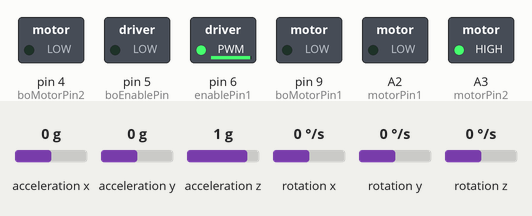
Simulated run of this sketch. Board: Arduino Nano, built with avr-gcc and run on an emulated ATmega328P. Shown: switched loads named in the sketch (green lamp = pin HIGH). The inputs (shaded band) are chosen by the test bench; at power-on: acceleration y 0 g, acceleration z 1 g, acceleration x 0 g, rotation x 0 °/s, rotation y 0 °/s, rotation z 0 °/s.

Above: at 2.2 s.
2.3 s: acceleration y set to 0.5 g
5.3 s: acceleration y set to 0.8 g
At 6.3 s:
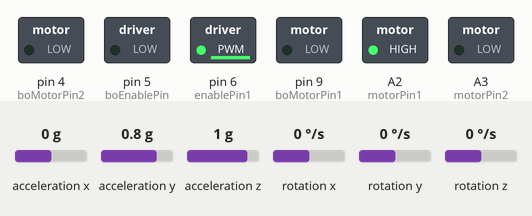
7.2 s: acceleration z set to 0.7 g
At 8.9 s:
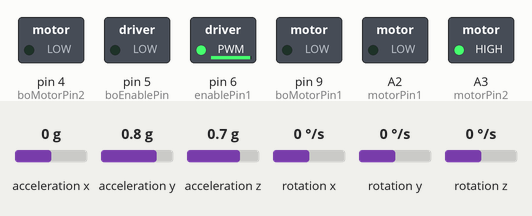
10.2 s: acceleration z set to 0.4 g
At 11.4 s:
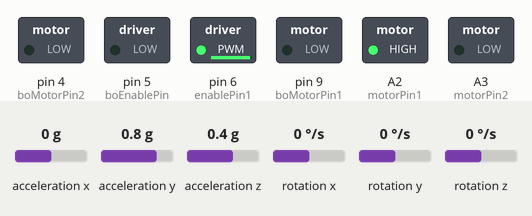
11.7 s: acceleration x set to -0.3 g
13.8 s: acceleration x set to -0.6 g
Timing chart, 0 to 17.1 s (numbered marks = the images above; inputs shaded):
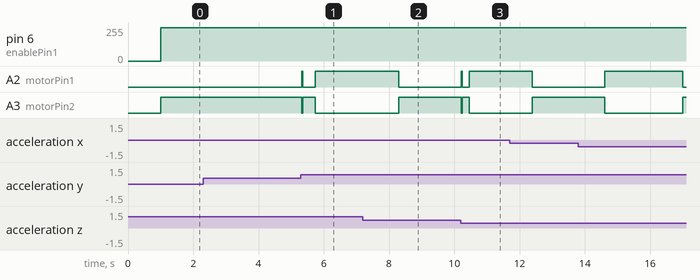

Measured:
- the behaviour switches between 0.6 and 0.7 g on acceleration y (found by bisection; images 0 and 1)
- the behaviour switches between 0.6 and 0.5 g on acceleration z (found by bisection; images 2 and 3)
- after the input at 2.3 s, every drawn part: stays the same
- after the input at 5.3 s, A2 (motorPin1): LOW → HIGH after 0.03 s instead of 0.87 s; A3 (motorPin2): HIGH → LOW after 0.03 s instead of 0.87 s
- after the input at 7.2 s, A2 (motorPin1): HIGH → LOW after 1.1 s instead of 1.5 s; A3 (motorPin2): LOW → HIGH after 1.1 s instead of 1.5 s
- after the input at 10.2 s, A2 (motorPin1): LOW → HIGH after 0.02 s instead of 0.47 s; A3 (motorPin2): HIGH → LOW after 0.02 s instead of 0.47 s

The sketch:

Self_Balancing_Bike_Omniwheel.ino
```cpp
/*
Project: Self-Balancing Bike using Omni-Wheel
Author: Varun Bhatlawande
Date: April 2025

Description:
PID-controlled self-balancing robotic system using
MPU6050 IMU feedback and Arduino Nano.

Hardware:
- Arduino Nano
- MPU6050 IMU
- Motor Driver
- DC Motors
- Omniwheel
*/

#include <SPI.h>
//#include <RF24.h>
#include <Wire.h>
#include <MPU6050_light.h>

//RF24 radio(10, 8);

//const byte add_1 = 5;
//char msg_1;

MPU6050 mpu(Wire);

unsigned long timer = 0;
unsigned long prevTime = 0;

#define motorPin1 A2
#define enablePin1 6
#define motorPin2 A3

#define boMotorPin1 9   // Replace with your actual BO motor control pin
#define boEnablePin 5   // Replace with your actual BO motor enable pin
#define boMotorPin2 4    // Replace with your actual BO motor control pin

///////////////////////////////////////////////////////////// PID TUNING ///////////////////////////////////////////////////////////////////
// PID parameters
double Kp = 50 ;    // Proportional gain max=300 min=50 good=100,150 ------------>50
double Ki = 100;      // Integral gain  //0--------max200       correct - 100--------------->100
double Kd = 5;    // Derivative gain  max=10    correct - 5 -------------->5

// PID parameters for yaw
double Kp_yaw = 15 ;  // Proportional gain for yaw max=60 min=  5 -------------->15
double Ki_yaw = 5;  // Integral gain for yaw----------max100 -------------->5
double Kd_yaw = 5; // Derivative gain for yaw // max=50 ------------------->5
///////////////////////////////////////////////////////// VARIABLE INITIALIZATION /////////////////////////////////////////////////////////////////////////
double targetroll = 0;
double targetYaw = 0;

double previousError = 0;
double previousYawError = 0;
double integral = 0;
double integralYaw = 0;

// Motor control variables
int motorSpeed = 0;

void setup() {
  Serial.begin(9600);
  Wire.begin(); // Initialize the Wire library
  mpu.begin();  // Initialize the MPU6050
//  radio.begin();

  mpu.calcOffsets(); // gyro and accelerometer calibration

  // Initialize motor control pins for the main motor
  pinMode(motorPin1, OUTPUT);
  pinMode(motorPin2, OUTPUT);
  pinMode(enablePin1, OUTPUT);

  // Initialize motor control pins for the BO motor (if used)
  pinMode(boMotorPin1, OUTPUT);
  pinMode(boMotorPin2, OUTPUT);
  pinMode(boEnablePin, OUTPUT);
  digitalWrite(boMotorPin1, LOW);
  digitalWrite(boMotorPin2, LOW);

//  radio.openReadingPipe(1, add_1);
//// Set data rate to RF24_250KBPS, RF24_1MBPS, or RF24_2MBPS
//  radio.setDataRate(RF24_2MBPS); // Adjust the data rate as needed
//  radio.setPALevel(RF24_PA_MIN);
//  radio.startListening();
}

void executeCommand(char command) {
  switch (command) {
    // 1 Forward command
    case 'F':

      digitalWrite(boMotorPin1, HIGH);
      digitalWrite(boMotorPin2, LOW);

//      Serial.println(msg_1);
      break;
    case 'B':
      // Backward command

      digitalWrite(boMotorPin1, LOW);
      digitalWrite(boMotorPin2, HIGH);

//      Serial.println(msg_1);
      break;
//    case 'L':
//      targetYaw += 2 ;
//      delay(5);
//      break;
//    case 'R':
//      targetYaw -= 2;
//      delay(5);
//      break;
    case 'S':
      digitalWrite(boMotorPin1, LOW);
      digitalWrite(boMotorPin2, LOW);

//      Serial.println(msg_1);
      break;
  }
}
void pid(){
  unsigned long currentTime = millis();
  double dt = (currentTime - prevTime) / 1000.0; // Calculate time step in seconds
  prevTime = currentTime;

  mpu.update();
  double roll = mpu.getAngleX();
  double yaw = mpu.getAngleZ(); // Assuming Z axis corresponds to Yaw

  // Calculate Roll PID error
  double rollError = targetroll - roll;

  // Calculate Yaw PID error
  double yawError = targetYaw - yaw;

  // Update integral terms for Roll and Yaw (multiply by dt)
  integral += rollError * dt;
//  integral = constrain(integral, -100, 100); // Prevent integral windup

  integralYaw += yawError * dt;
//  integralYaw = constrain(integralYaw, -100, 100); // Prevent integral windup

  // Calculate derivative terms for Roll and Yaw (divide by dt)
  double derivative = (rollError - previousError) / dt;
  double derivativeYaw = (yawError - previousYawError) / dt;

  // Calculate Roll PID output
  double output = Kp * rollError + Ki * integral + Kd * derivative;

  // Calculate Yaw PID output
  double yawOutput = Kp_yaw * yawError + Ki_yaw * integralYaw + Kd_yaw * derivativeYaw;

  // Combine Roll and Yaw PID outputs (adjust weights as needed)
  double combinedOutput = output + yawOutput;

  // Map combined PID output to motor speed
  motorSpeed = map(combinedOutput, -90, 90, -255, 255);
  // Constrain motor speed
  motorSpeed = constrain(motorSpeed, -255, 255);
//  Serial.println(motorSpeed);

  // Motor control based on combined PID output for the main motor
  if (motorSpeed > 0) {
    digitalWrite(motorPin1, HIGH);
    digitalWrite(motorPin2, LOW);
  } else {
    digitalWrite(motorPin1, LOW);
    digitalWrite(motorPin2, HIGH);
  }

  // Set motor speed using PWM for the main motor
  analogWrite(enablePin1, 250);
//  Serial.println(combinedOutput);
  // Update previous errors for Roll and Yaw
  previousError = rollError;
  previousYawError = yawError;
}
void loop() {
     //Call PID control function at 50 ms intervals
  if (millis() - timer >= 30) {  //40, -------------->30
    timer = millis();
    pid();
  }

//  if (radio.available()) {
//    radio.read(&msg_1, sizeof(msg_1));
//    Serial.println(msg_1);
//    analogWrite(boEnablePin, 200);
//    executeCommand(msg_1);
//  }

}
```
